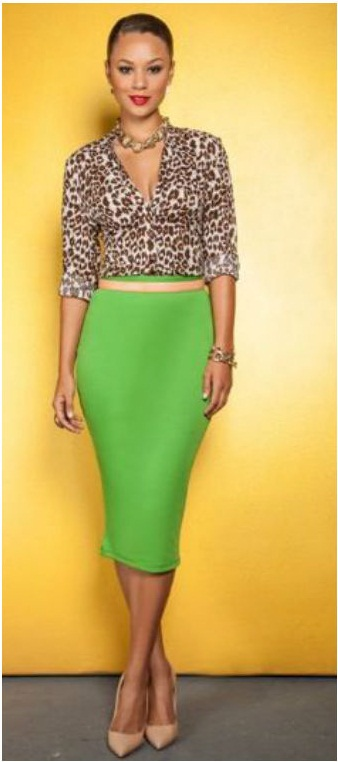
#> input picture lab5/321.jpg, 338 x 762 px
$ python lab5.py
#> lines starting #> are read from the running program, lines starting #| are printed output that depends on the picture; after the words box and inside, x2 and y2 are one past the last pixel; in counts of white or black regions, pixels touching at a corner belong together
import matplotlib.pyplot as plt
import cv2 as cv
import numpy as np
from matplotlib import colors
from matplotlib.colors import hsv_to_rgb

"""Загружаем изображение. Преобразуем в модель RGB"""
image = cv.imread('321.jpg')
#> image is the input picture: shape (762, 338, 3); mean B, G, R 97, 174.7, 198.1
image_rgb = cv.cvtColor(image, cv.COLOR_BGR2RGB)
plt.imshow(image_rgb)
plt.title('Исходное изображение')
plt.show()

"""Отображаем разные каналы RGB на трехмерном графике"""
r, g, b = cv.split(image_rgb)
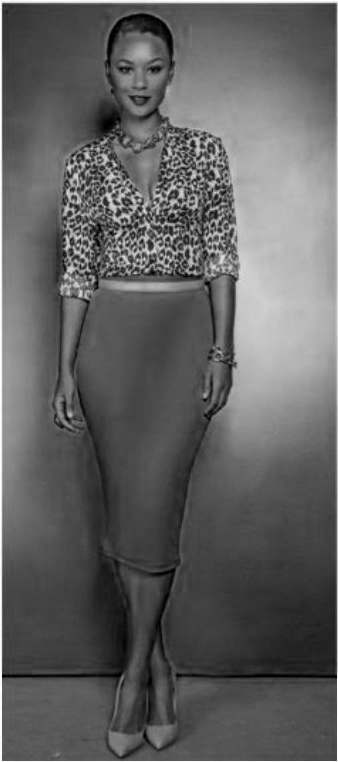
#> b: shape (762, 338); min 0, max 255, mean 97
fig = plt.figure()
axis = fig.add_subplot(1, 1, 1, projection="3d")
pixel_colors = image_rgb.reshape((np.shape(image_rgb)[0]*np.shape(image_rgb)[1], 3))
norm = colors.Normalize(vmin=-1.,vmax=1.)
norm.autoscale(pixel_colors)
pixel_colors = norm(pixel_colors).tolist()
#> pixel_colors = 257556 items
axis.scatter(r.flatten(), g.flatten(), b.flatten(), facecolors=pixel_colors, marker=".")
axis.set_xlabel("Red")
axis.set_ylabel("Green")
axis.set_zlabel("Blue")
axis.set_title("RGB цветовое пространство")
plt.show()

"""Построим отдельные цветовые каналы"""
fig, axes = plt.subplots(1, 3, figsize=(15, 5))

# Красный канал
red_channel = image_rgb.copy()
red_channel[:, :, 1] = 0  # green to 0
red_channel[:, :, 2] = 0  # blue to 0
axes[0].imshow(red_channel)
axes[0].set_title('Red Channel')
axes[0].axis('off')

# Зеленый канал
green_channel = image_rgb.copy()
green_channel[:, :, 0] = 0  # red to 0
green_channel[:, :, 2] = 0  # blue to 0
axes[1].imshow(green_channel)
axes[1].set_title('Green Channel')
axes[1].axis('off')

# Синий канал
blue_channel = image_rgb.copy()
blue_channel[:, :, 0] = 0  # red to 0
blue_channel[:, :, 1] = 0  # green to 0
axes[2].imshow(blue_channel)
axes[2].set_title('Blue Channel')
axes[2].axis('off')

plt.tight_layout()
plt.show()

"""Преобразуем изображение в цветовую модель HSV"""
image_hsv = cv.cvtColor(image_rgb, cv.COLOR_RGB2HSV)
#> image_hsv: shape (762, 338, 3); mean H, S, V 23.1, 131.7, 206.4

"""Отобразим разные каналы HSV на трехмерном графике"""
h, s, v = cv.split(image_hsv)
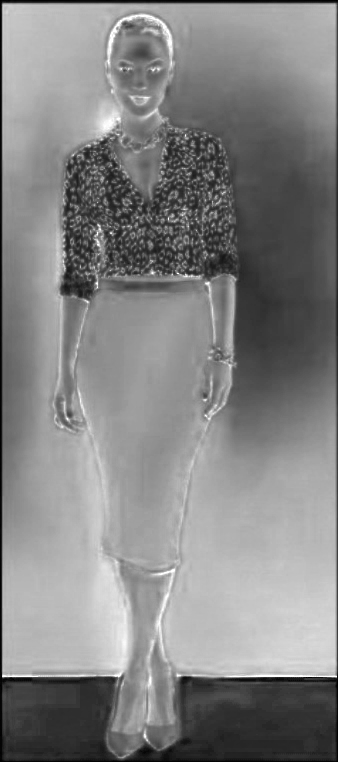
#> s: shape (762, 338); min 0, max 255, mean 131.7
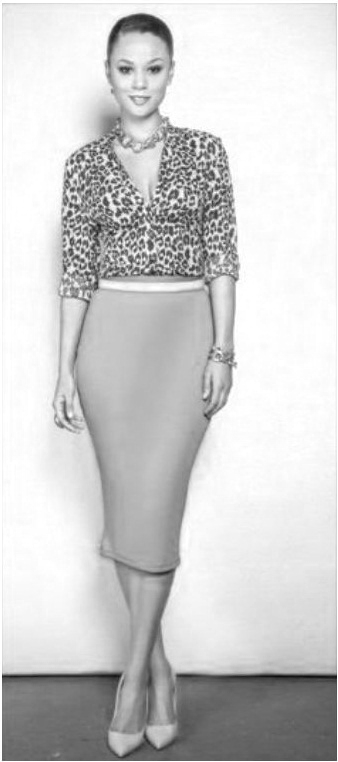
#> v: shape (762, 338); min 13, max 255, mean 206.4
fig = plt.figure()
axis = fig.add_subplot(1, 1, 1, projection="3d")

axis.scatter(h.flatten(), s.flatten(), v.flatten(), facecolors=pixel_colors, marker=".")
axis.set_xlabel("Hue")
axis.set_ylabel("Saturation")
axis.set_zlabel("Value")
axis.set_title("HSV цветовое пространство")
plt.show()

"""Анализ гистограмм HSV каналов"""
fig, axes = plt.subplots(2, 2, figsize=(12, 8))

# Гистограмма Hue
axes[0, 0].hist(h.reshape(-1), bins=180, range=[0, 180], color='red', alpha=0.7)
axes[0, 0].set_xlabel('Hue Value')
axes[0, 0].set_ylabel('Frequency')
axes[0, 0].set_title('Гистограмма Hue канала')
axes[0, 0].grid(True, alpha=0.3)

# Гистограмма Saturation
axes[0, 1].hist(s.reshape(-1), bins=256, range=[0, 256], color='green', alpha=0.7)
axes[0, 1].set_xlabel('Saturation Value')
axes[0, 1].set_ylabel('Frequency')
axes[0, 1].set_title('Гистограмма Saturation канала')
axes[0, 1].grid(True, alpha=0.3)

# Гистограмма Value
axes[1, 0].hist(v.reshape(-1), bins=256, range=[0, 256], color='blue', alpha=0.7)
axes[1, 0].set_xlabel('Value (Brightness)')
axes[1, 0].set_ylabel('Frequency')
axes[1, 0].set_title('Гистограмма Value канала')
axes[1, 0].grid(True, alpha=0.3)

# Показать HSV изображение
axes[1, 1].imshow(image_hsv)
axes[1, 1].set_title('HSV изображение')
axes[1, 1].axis('off')

plt.tight_layout()
plt.show()
#> figure, not shown here; panel 1: tallest bar 38214 high, from x = 23 to 24; panel 2: tallest bar 2969 high, from x = 144 to 145; panel 3: tallest bar 17731 high, from x = 253 to 254

"""Создадим маски для зеленой юбки и покажем диапазоны цветов"""
# Зеленая юбка: Hue ~35-85
lower_green = np.array([35, 50, 50])
upper_green = np.array([85, 255, 255])

# Желтый фон: Hue ~20-35
lower_yellow = np.array([20, 50, 50])
upper_yellow = np.array([35, 255, 255])

# Показать цветовые диапазоны
fig, axes = plt.subplots(2, 2, figsize=(10, 8))

# Зеленый диапазон
lo_green_square = np.full((10, 10, 3), lower_green, dtype=np.uint8)
up_green_square = np.full((10, 10, 3), upper_green, dtype=np.uint8)

axes[0, 0].imshow(hsv_to_rgb(lo_green_square/255.0))
axes[0, 0].set_title('Нижний зеленый')
axes[0, 0].axis('off')

axes[0, 1].imshow(hsv_to_rgb(up_green_square/255.0))
axes[0, 1].set_title('Верхний зеленый')
axes[0, 1].axis('off')

# Желтый диапазон
lo_yellow_square = np.full((10, 10, 3), lower_yellow, dtype=np.uint8)
up_yellow_square = np.full((10, 10, 3), upper_yellow, dtype=np.uint8)

axes[1, 0].imshow(hsv_to_rgb(lo_yellow_square/255.0))
axes[1, 0].set_title('Нижний желтый')
axes[1, 0].axis('off')

axes[1, 1].imshow(hsv_to_rgb(up_yellow_square/255.0))
axes[1, 1].set_title('Верхний желтый')
axes[1, 1].axis('off')

plt.tight_layout()
plt.show()
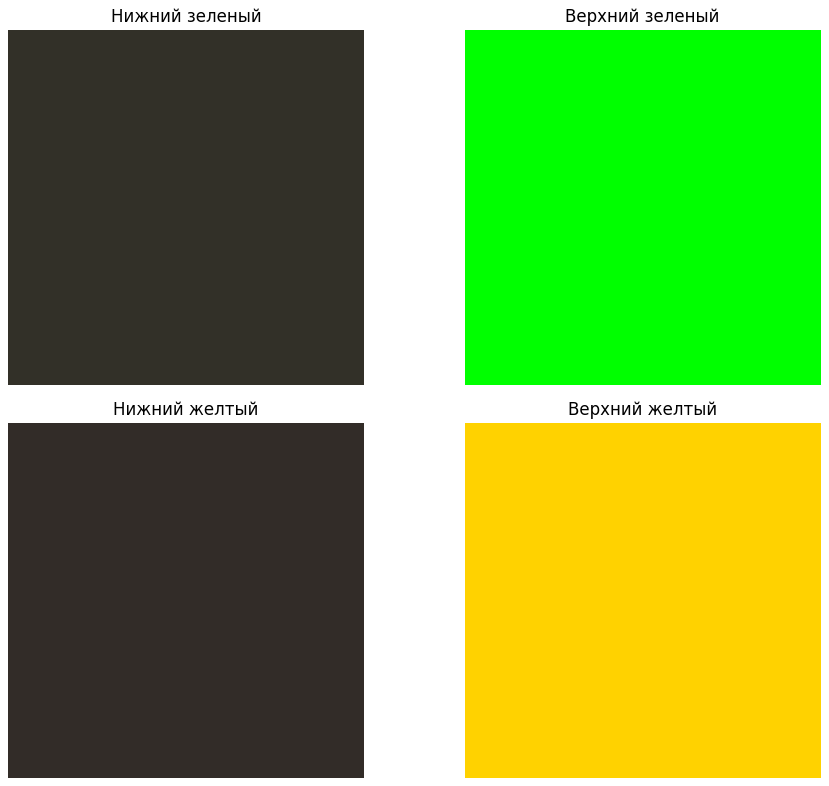
#> figure drawn by matplotlib, 4 panels

"""Применим маску для зеленой юбки"""
mask_green = cv.inRange(image_hsv, lower_green, upper_green)
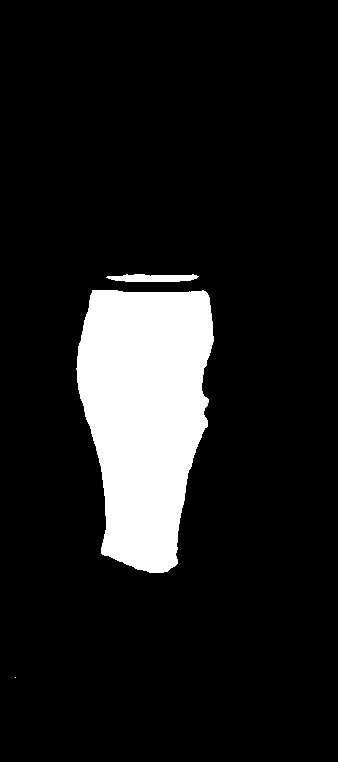
#> mask_green: shape (762, 338); 11.5% white; 3 white regions (1 under 20 px), largest, box (x1, y1, x2, y2) and area: (76, 290, 214, 573) 28996, (106, 274, 199, 282) 575
result_green = cv.bitwise_and(image_rgb, image_rgb, mask=mask_green)

plt.figure(figsize=(15, 5))
plt.subplot(1, 3, 1)
plt.imshow(image_rgb)
plt.title('Исходное изображение')
plt.axis('off')

plt.subplot(1, 3, 2)
plt.imshow(mask_green, cmap="gray")
plt.title('Маска зеленого цвета')
plt.axis('off')

plt.subplot(1, 3, 3)
plt.imshow(result_green)
plt.title('Выделенная зеленая юбка')
plt.axis('off')

plt.tight_layout()
plt.show()

"""Применим маску для желтого фона"""
mask_yellow = cv.inRange(image_hsv, lower_yellow, upper_yellow)
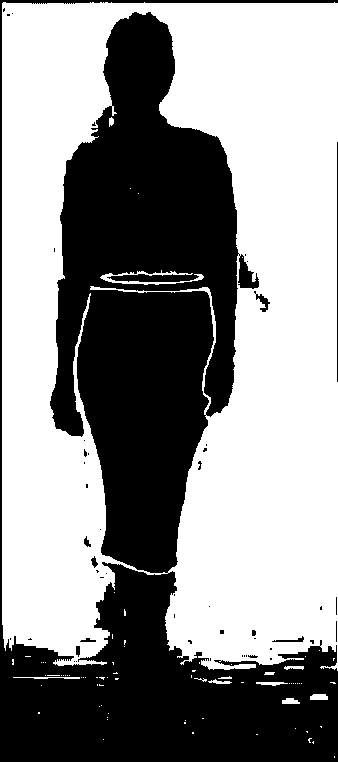
#> mask_yellow: shape (762, 338); 56.5% white; 49 black regions (37 under 20 px), largest, box (x1, y1, x2, y2) and area: (0, 0, 338, 762) 111189, (337, 142, 338, 382) 240, (254, 291, 270, 312) 115
result_yellow = cv.bitwise_and(image_rgb, image_rgb, mask=mask_yellow)
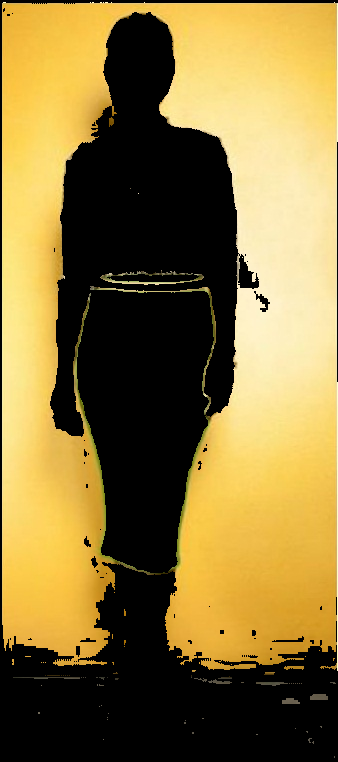
#> result_yellow: shape (762, 338, 3); mean R, G, B 136.8, 115.5, 59.3

plt.figure(figsize=(15, 5))
plt.subplot(1, 3, 1)
plt.imshow(image_rgb)
plt.title('Исходное изображение')
plt.axis('off')

plt.subplot(1, 3, 2)
plt.imshow(mask_yellow, cmap="gray")
plt.title('Маска желтого цвета')
plt.axis('off')

plt.subplot(1, 3, 3)
plt.imshow(result_yellow)
plt.title('Выделенный желтый фон')
plt.axis('off')

plt.tight_layout()
plt.show()
